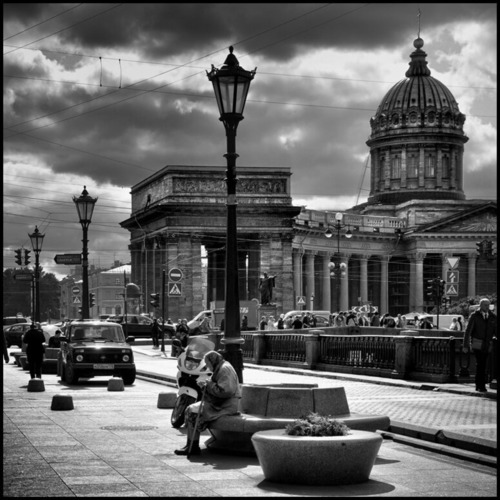
#> input picture fotos/foto.jpg, 500 x 500 px, found by its file name
$ python main.py
#> lines starting #> are read from the running program, lines starting #| are printed output that depends on the picture
import os
import cv2
import imutils
import numpy as np
from tkinter import *
import matplotlib.pyplot as plt

image = cv2.imread('C:/Users/1/Desktop/COS_img/fotos/foto.jpg', 0)
#> image is the input picture: shape (500, 500); min 0, max 255, mean 100.3
image_to_find = cv2.imread('C:/Users/1/Desktop/COS_img/fotos/foto_to_find.jpg', 0)
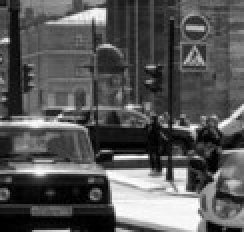
#> input picture fotos/foto_to_find.jpg, 122 x 116 px, found by its file name (shown 2 times larger)
#> image_to_find is the input picture: shape (116, 122); min 0, max 255, mean 86.2
rotated_image = cv2.imread('C:/Users/1/Desktop/COS_img/rotation/+/10.jpg', 0)
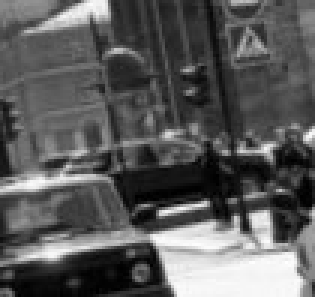
#> input picture rotation/+/10.jpg, 105 x 99 px, found by its file name (shown 3 times larger)
#> rotated_image is the input picture: shape (99, 105); min 0, max 255, mean 91.2
scaled_image = cv2.imread('C:/Users/1/Desktop/COS_img/scale/1+/1,1.jpg', 0)
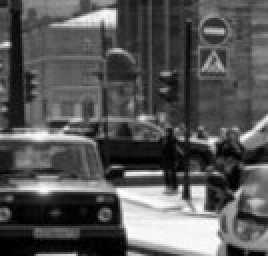
#> input picture scale/1+/1,1.jpg, 134 x 128 px, found by its file name (shown 2 times larger)
#> scaled_image is the input picture: shape (128, 134); min 0, max 255, mean 86.2

def show_picture():
    pictures = os.listdir('C:/Users/1/Desktop/COS_img/fotos')
    pic_box = plt.figure(figsize=(10, 4))
    for i, picture in enumerate(pictures):
        picture = cv2.imread('C:/Users/1/Desktop/COS_img/fotos/' + picture)
        picture = cv2.cvtColor(picture, cv2.COLOR_BGR2RGB)
        pic_box.add_subplot(1, 2, i + 1)
        plt.imshow(picture)
        plt.axis('off')
    plt.show()

def show_results():
    img1 = image.copy()
    dimensions1 = image_to_find.shape
    res1 = cv2.matchTemplate(img1, image_to_find, cv2.TM_CCORR_NORMED)
    cv2.imshow('Korr', res1)
    (_, _, _, maxLoc1) = cv2.minMaxLoc(res1, None)
    cv2.rectangle(img1, maxLoc1, (maxLoc1[0] + dimensions1[1], maxLoc1[1] + dimensions1[0]), (255, 255, 255))
    cv2.imshow('Output', img1)
    cv2.imshow('To_find', image_to_find)

def rotation_correlation():
    img2 = image.copy()
    dimensions2 = rotated_image.shape
    res2 = cv2.matchTemplate(img2, rotated_image, cv2.TM_CCORR_NORMED)
    (_, _, _, maxLoc2) = cv2.minMaxLoc(res2, None)
    cv2.rectangle(img2, maxLoc2, (maxLoc2[0] + dimensions2[1], maxLoc2[1] + dimensions2[0]), (255, 255, 255))
    cv2.imshow('Output', img2)
    cv2.imshow('To_find', image_to_find)

def scaling_correlation():
    img3 = image.copy()
    dimensions3 = scaled_image.shape
    res3 = cv2.matchTemplate(img3, scaled_image, cv2.TM_CCORR_NORMED)
    (_, _, _, maxLoc3) = cv2.minMaxLoc(res3, None)
    cv2.rectangle(img3, maxLoc3, (maxLoc3[0] + dimensions3[1], maxLoc3[1] + dimensions3[0]), (255, 255, 255))
    cv2.imshow('Output', img3)
    cv2.imshow('To_find', image_to_find)

root = Tk()
root.title("lab1")
root.geometry("250x200")

t1=Button(text="Show picture", command=show_picture)
t1.place(width=175, relx=0.15, rely=0.15)
t2=Button(text="Find segment", command=show_results)
t2.place(width=175, relx=0.15, rely=0.3)
t3=Button(text="Rotation correlation", command=rotation_correlation)
t3.place(width=175, relx=0.15, rely=0.45)
t4=Button(text="Scaling correlation", command=scaling_correlation)
t4.place(width=175, relx=0.15, rely=0.6)

root.mainloop()
cv2.waitKey(0)
